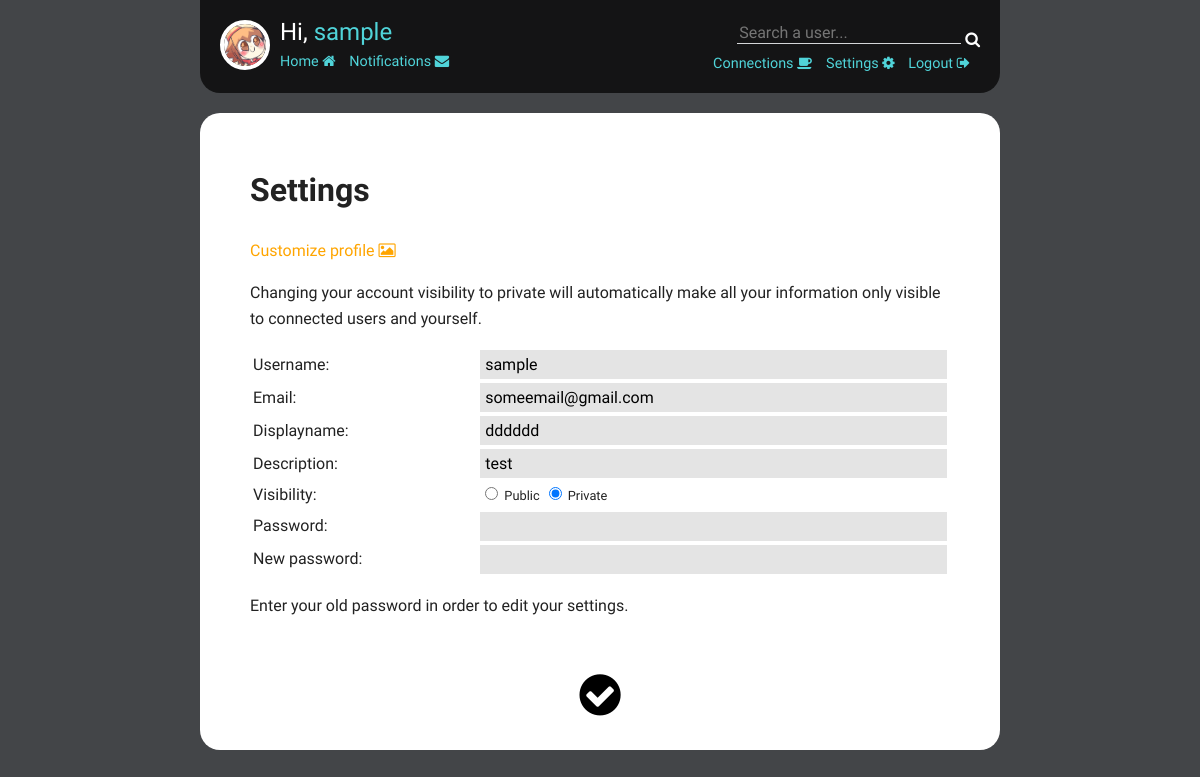
Page /user/settings/ (signed in) on the earlier database version.
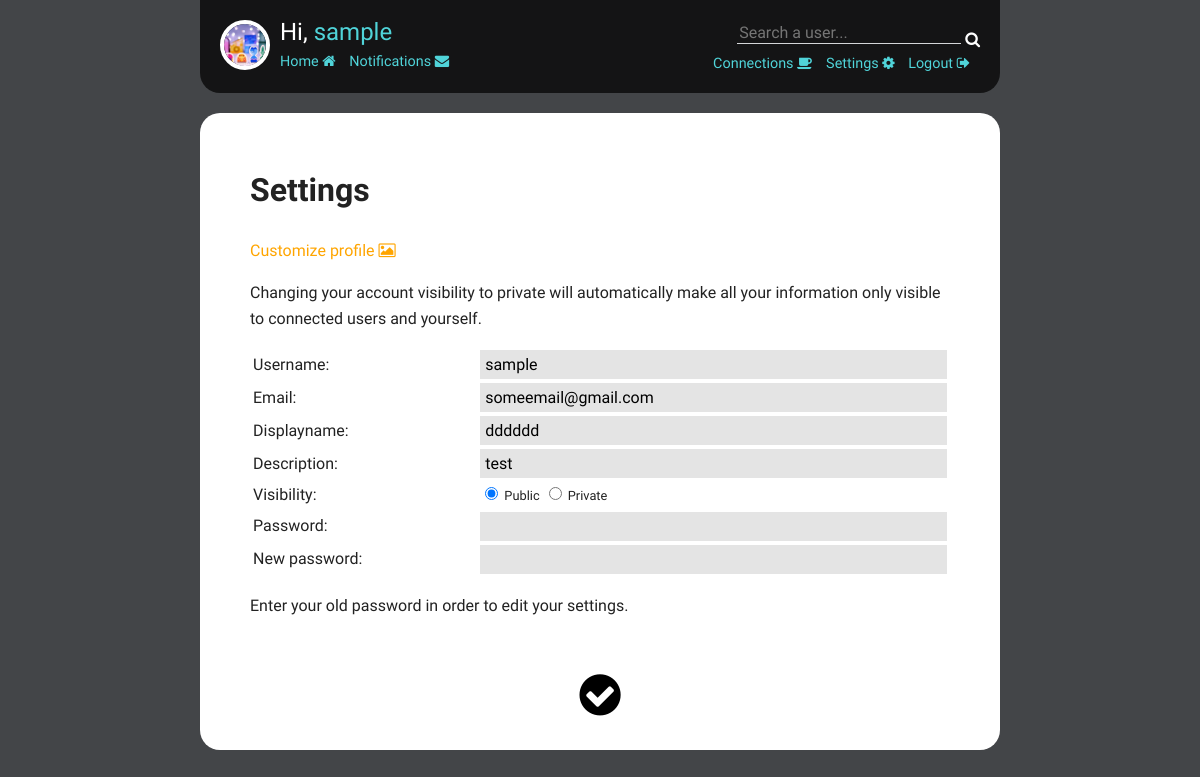
Same page on the later database version.
### user/models.py (models this page shows, shortened)
class User(models.Model):
    VIS_CHOICES=(
        (1, 'Public'),
        (0, 'Private'),
    )
    username = models.CharField(max_length=50)
    password = models.CharField(max_length=50)
    email = models.EmailField()
    displayname = models.CharField(max_length=50)
    description = models.CharField(max_length=200, blank=True)
    vis = models.PositiveSmallIntegerField(choices=VIS_CHOICES, default=1)
    profileImg = models.ImageField(upload_to='pic/', default = 'pic/default.jpg')
    bgImg = models.ImageField(upload_to='bg/', default = 'bg/default.jpg')  #change to imagefield?
    useBg = models.BooleanField()

### user/views.py (the view)
def settings(request):
    uid = request.session.get('login_id')
    u = User.objects.get(id=uid)
    notifNum = getUnreadNotifNum(request)
    form = AccountForm(instance=u)
    template = loader.get_template('user/settings.html')
    return HttpResponse(template.render({'form': form, 'user': u, 'notifNum': notifNum}, request))

### user/forms.py
class AccountForm(ModelForm):
    password = forms.CharField(max_length=50, widget=forms.PasswordInput())
    new_password = forms.CharField(max_length=50, required=False, widget=forms.PasswordInput())
    class Meta:
        model = User
        fields = ['username', 'email', 'displayname', 'description', 'vis', 'profileImg', 'bgImg', 'useBg']
        exclude = ['profileImg', 'bgImg', 'useBg']
        labels = {
            'vis' : 'Visibility',
            'profileImg' : 'Profile image',
            'bgImg' : 'Background image',
            'useBg' : 'Enable background',
        }
        widgets = {
            'vis': forms.RadioSelect(attrs={'class': 'radiobutton'}),
        }

### user/views.py (called while the page is built)
def getLoggedInUser(request):
    uid = request.session.get('login_id')
    try:
        u = User.objects.get(id=uid)
    except (KeyError, User.DoesNotExist):
        return None
    return u

def getUnreadNotifNum(request):
    u = getLoggedInUser(request)
    if u:
        num = Notification.objects.filter(Q(fromuser=u.id) & Q(is_accepted=True) & Q(is_read=False) |  Q(touser=u.id) & Q(is_accepted=False) & Q(is_read=False)).count()
        return num

### user/templates/user/settings.html (shortened to what this page needs)
{% extends 'main/layout.html' %}
{% block content %}
<div class="realcontent">
<h1>Settings</h1>
<span class="realcontentlinks">
<a href="{% url 'user:customize' %}" class="hvr-grow">Customize profile <i class="fa fa-picture-o" aria-hidden="true"></i></a></span>
<p>Changing your account visibility to private will automatically make all your information only visible to connected users and yourself.</p>
<form action="{% url 'user:editsettings' %}" method="post" enctype="multipart/form-data">
    <div class="styledform"><table>{{ form.as_table }}</table></div>
    <p>Enter your old password in order to edit your settings.</p>
    <br />
    <center><button class="fa fa-check-circle fa-3x submitbutton hvr-grow" type="submit"></button></center>
</form>
</div>
{% endblock %}

### main/templates/main/layout.html (shortened to what this page needs)
{% extends 'main/base.html' %}
{% block header %}
{% if request.session.login_id %}
  <div class="header-leftbar">
    <img src="/media/{{ user.profileImg }}" class="profileImg">
    <span class="greeting">Hi, <a href="{% url 'user:index' %}">{{ user.username }}</a></span><br/>
    <span class="header-links">
    <a href="{% url 'main:index' %}" class="hvr-grow">Home <i class="fa fa-home" aria-hidden="true"></i></a>
    <a href="{% url 'user:notifications' %}" class="hvr-grow link-margin-left">Notifications <i class="fa fa-envelope" aria-hidden="true"></i> {% if notifNum != 0 %}{{ notifNum }}{% endif %}</a>
    </span>
  </div><div class="header-rightbar">
  <form action="{% url 'user:searchuser' %}" method="get">
    <input type="text" name="user_name" placeholder="Search a user..." />
    <button class="fa fa-search submitbutton white-search hvr-grow" type="submit"></button>
  </form><span class="header-links">
  <a href="{% url 'user:connections' %}" class="hvr-grow link-margin-right">Connections <i class="fa fa-coffee" aria-hidden="true"></i></a>
  <a href="{% url 'user:settings' %}" class="hvr-grow link-margin-right">Settings <i class="fa fa-cog" aria-hidden="true"></i></a>
  <a href="{% url 'user:logout' %}" class="hvr-grow link-margin-right">Logout <i class="fa fa-sign-out" aria-hidden="true"></i></a>
</span>
  </div>
{% endif %}
{% endblock %}

Differences in the rows shown:
changed User "sample": profileImg: a different picture; vis "☐ Visibility: ☑ Private" → "☑ Visibility: ☐ Private"
